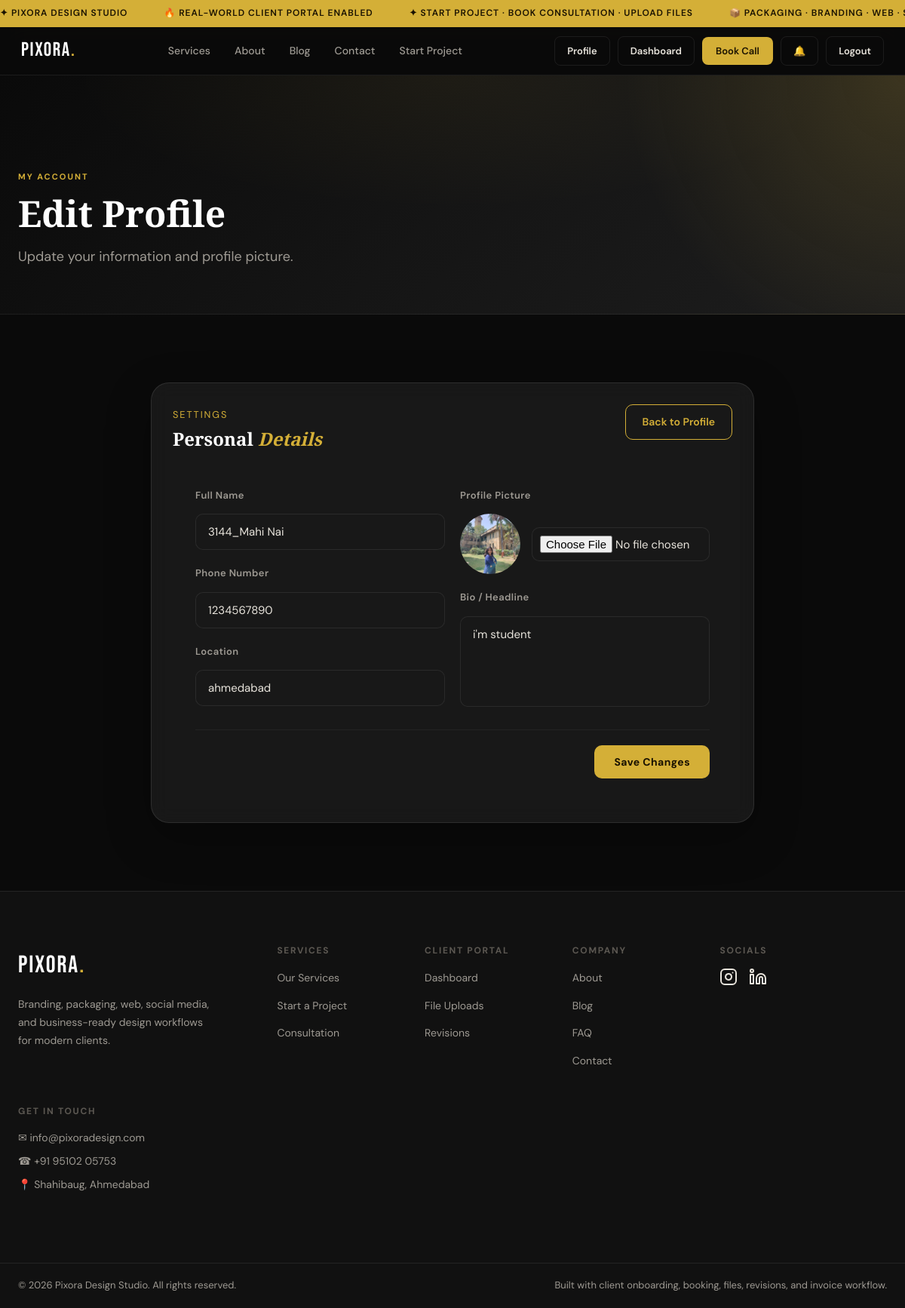
The page /profile/edit (signed in) on the database its author committed.
### tables this page shows
CREATE TABLE users (
            id INTEGER PRIMARY KEY AUTOINCREMENT,
            name TEXT NOT NULL,
            email TEXT UNIQUE NOT NULL,
            password_hash TEXT NOT NULL,
            role TEXT DEFAULT 'user',
            reset_token TEXT,
            reset_token_expires TEXT,
            created_at TEXT DEFAULT CURRENT_TIMESTAMP
        , profile_picture TEXT, bio TEXT, phone TEXT, location TEXT, status TEXT DEFAULT 'active');

### app.py (the view, shortened to what this page needs)
@app.route('/profile/edit', methods=['GET', 'POST'])
@login_required
def profile_edit():
    user = get_current_user()
    return render_template('profile_edit.html', user=user)

### app.py (called while the page is built)
def get_db():
    db = getattr(g, '_database', None)
    if db is None:
        db = g._database = sqlite3.connect(DATABASE)
        db.row_factory = sqlite3.Row
    return db

@app.teardown_appcontext
def close_connection(exception):
    db = getattr(g, '_database', None)
    if db is not None:
        db.close()

def login_required(f):
    @wraps(f)
    def decorated(*args, **kwargs):
        if 'user_id' not in session:
            flash('Please log in to access this page.', 'warning')
            return redirect(url_for('login', next=request.path))
        return f(*args, **kwargs)
    return decorated

def get_current_user():
    if 'user_id' not in session:
        return None
    return get_db().execute('SELECT * FROM users WHERE id=?', (session['user_id'],)).fetchone()

def get_user_notifications(limit=5, only_unread=False):
    user = get_current_user()
    if not user:
        return []
    query = 'SELECT * FROM notifications WHERE user_id=?'
    params = [user['id']]
    if only_unread:
        query += ' AND is_read=0'
    query += ' ORDER BY id DESC LIMIT ?'
    params.append(limit)
    return get_db().execute(query, tuple(params)).fetchall()

def unread_notification_count():
    user = get_current_user()
    if not user:
        return 0
    return get_db().execute('SELECT COUNT(*) FROM notifications WHERE user_id=? AND is_read=0', (user['id'],)).fetchone()[0]

@app.context_processor
def inject_user():
    user = get_current_user()
    play_login_sound = bool(session.pop('play_login_sound', False))
    return {
        'current_user': user,
        'notif_preview': get_user_notifications(limit=5) if user else [],
        'notif_unread_count': unread_notification_count() if user else 0,
        'play_login_sound': play_login_sound,
        'now_iso': now_iso
    }

### templates/profile_edit.html (shortened to what this page needs)
{% extends "base.html" %}
{% block content %}
<div class="page-hero compact dashboard-hero-bg">
    <div class="container">
        <span class="section-kicker">My Account</span>
        <h1>Edit Profile</h1>
        <p>Update your information and profile picture.</p>
    </div>
</div>
<section class="section">
    <div class="container">
        <div class="dash-panel glass-card" style="max-width: 800px; margin: 0 auto;">
            <div class="panel-head">
                <div>
                    <span class="panel-kicker">Settings</span>
                    <h2>Personal <em>Details</em></h2>
                </div>
                <a href="{{ url_for('profile') }}" class="btn-outline">Back to Profile</a>
            </div>
            <form method="POST" enctype="multipart/form-data" style="padding: 30px;">
                <div style="display: grid; grid-template-columns: 1fr 1fr; gap: 20px;">
                    <div style="display: flex; flex-direction: column; gap: 20px;">
                        <div class="form-group">
                            <label style="color: var(--text-2); margin-bottom: 8px; display: block;">Full Name</label>
                            <input type="text" name="name" value="{{ user.name }}" class="form-input" style="width: 100%;" required>
                        </div>
                        <div class="form-group">
                            <label style="color: var(--text-2); margin-bottom: 8px; display: block;">Phone Number</label>
                            <input type="text" name="phone" value="{{ user.phone or '' }}" class="form-input" style="width: 100%;" placeholder="+91 00000 00000">
                        </div>
                        <div class="form-group">
                            <label style="color: var(--text-2); margin-bottom: 8px; display: block;">Location</label>
                            <input type="text" name="location" value="{{ user.location or '' }}" class="form-input" style="width: 100%;" placeholder="e.g. Ahmedabad, India">
                        </div>
                    </div>
                    <div style="display: flex; flex-direction: column; gap: 20px;">
                        <div class="form-group">
                            <label style="color: var(--text-2); margin-bottom: 8px; display: block;">Profile Picture</label>
                            <div style="display: flex; align-items: center; gap: 15px;">
                                <div style="width: 80px; height: 80px; border-radius: 50%; overflow: hidden; border: 2px solid var(--accent-1); background: rgba(255,255,255,0.05); flex-shrink: 0; display: flex; align-items: center; justify-content: center;">
                                    {% if user.profile_picture %}
                                    <img src="{{ user.profile_picture }}" alt="{{ user.name }}" style="width: 100%; height: 100%; object-fit: cover;">
                                    {% else %}
                                    👤
                                    {% endif %}
                                </div>
                                <input type="file" name="profile_picture" class="form-input" style="width: 100%; padding: 10px;">
                            </div>
                        </div>
                        <div class="form-group">
                            <label style="color: var(--text-2); margin-bottom: 8px; display: block;">Bio / Headline</label>
                            <textarea name="bio" class="form-input" style="width: 100%; height: 100px; resize: none;" placeholder="Tell us a bit about yourself...">{{ user.bio or '' }}</textarea>
                        </div>
                    </div>
                </div>
                <div style="margin-top: 30px; border-top: 1px solid rgba(255,255,255,0.05); padding-top: 20px; display: flex; justify-content: flex-end;">
                    <button type="submit" class="btn-primary">Save Changes</button>
                </div>
            </form>
        </div>
    </div>
</section>
{% endblock %}

### static/css/style.css (style rules this page uses)
*, *::before, *::after { box-sizing: border-box; margin: 0; padding: 0; }
:root { --bg: #0a0a0a; --bg-2: #111111; --bg-3: #181818; --bg-4: #222222; --border: rgba(255,255,255,0.08); --border-gold: rgba(212,175,55,0.25); --gold: #d4af37; --gold-light: #f0d060; --gold-dim: rgba(212,175,55,0.15); --white: #ffffff; --text: #e8e4dc; --text-2: #9e9a93; --text-3: #5c5852; --red: #e05555; --radius: 12px; --radius-lg: 20px; --shadow: 0 8px 32px rgba(0,0,0,0.5); --shadow-gold: 0 0 40px rgba(212,175,55,0.12); --font-display: 'Bebas Neue', sans-serif; --font-serif: 'Playfair Display', Georgia, serif; --font-body: 'DM Sans', system-ui, sans-serif; --nav-h: 64px; --ticker-h: 36px; }
html { scroll-behavior: smooth; }
body { background: var(--bg); color: var(--text); font-family: var(--font-body); font-size: 16px; line-height: 1.65; -webkit-font-smoothing: antialiased; overflow-x: hidden; }
a { color: inherit; text-decoration: none; }
img { max-width: 100%; display: block; }
button { cursor: pointer; border: none; background: none; font-family: inherit; }
input, textarea, select { font-family: inherit; }
h1,h2,h3,h4,h5 { font-family: var(--font-serif); font-weight: 700; line-height: 1.15; color: var(--white); }
em { font-style: italic; color: var(--gold); }
.container { max-width: 1200px; margin: 0 auto; padding: 0 24px; }
.btn-primary { display: inline-flex; align-items: center; gap: 6px; background: var(--gold); color: #1a1200; font-weight: 700; font-size: 14px; letter-spacing: 0.03em; padding: 13px 26px; border-radius: 10px; border: none; cursor: pointer; transition: background .2s, transform .15s, box-shadow .2s; }
.btn-outline { display: inline-flex; align-items: center; gap: 6px; background: transparent; color: var(--gold); font-weight: 600; font-size: 14px; padding: 11px 22px; border-radius: 10px; border: 1px solid var(--gold); transition: background .2s, color .2s; }
.section { padding: 90px 0; }
.section-kicker { display: inline-block; font-size: 11px; font-weight: 700; letter-spacing: 0.18em; text-transform: uppercase; color: var(--gold); margin-bottom: 10px; }
.page-hero { padding: 100px 0 60px; background: var(--bg-2); border-bottom: 1px solid var(--border); position: relative; overflow: hidden; }
.page-hero::before { content: ''; position: absolute; inset: 0; background: radial-gradient(ellipse 60% 80% at 50% 0%, rgba(212,175,55,0.06), transparent 70%); }
.page-hero .container { position: relative; }
.page-hero .section-kicker { margin-bottom: 12px; }
.page-hero h1 { font-size: clamp(48px, 6vw, 80px); margin-bottom: 16px; }
.page-hero p { font-size: 18px; color: var(--text-2); max-width: 520px; }
.page-hero.compact { padding: 120px 0 60px; }
.page-hero.compact h1 { font-size: clamp(36px, 4vw, 56px); }
.form-group { display: flex; flex-direction: column; gap: 6px; }
.form-group label { font-size: 13px; font-weight: 600; color: var(--text-2); letter-spacing: 0.03em; }
.form-group input, .form-group textarea, .form-group select { background: var(--bg-3); border: 1px solid var(--border); border-radius: 10px; padding: 13px 16px; font-size: 15px; color: var(--text); transition: border-color .2s, box-shadow .2s; outline: none; width: 100%; }
.form-group input::placeholder, .form-group textarea::placeholder { color: var(--text-3); }
.form-group textarea { resize: vertical; min-height: 120px; }
.glass-card { background:rgba(255,255,255,.06);backdrop-filter:blur(12px);border:1px solid rgba(255,255,255,.1);box-shadow:0 20px 60px rgba(0,0,0,.28); }
.dashboard-hero-bg { position:relative;overflow:hidden;background:radial-gradient(circle at top right, rgba(212,175,55,.18), transparent 30%), linear-gradient(135deg, #0a0a0a, #151515 50%, #1d1d1d); }
.panel-head { display:flex;align-items:flex-start;justify-content:space-between;gap:18px;margin-bottom:20px; }
.panel-kicker { display:inline-block;font-size:.8rem;letter-spacing:.15em;text-transform:uppercase;color:#d4af37;margin-bottom:8px; }
.dash-panel,.dash-section { padding:28px;border-radius:24px; }

### templates/profile_edit.html (style rules this page uses)
.form-input { background: rgba(255,255,255,0.05); border: 1px solid rgba(255,255,255,0.1); border-radius: 8px; color: var(--text-1); padding: 12px 15px; transition: all 0.3s ease; }

### rows shown on the page
users: name "3144_Mahi Nai", phone "1234567890", location "ahmedabad", profile_picture (picture), bio "i'm student"
